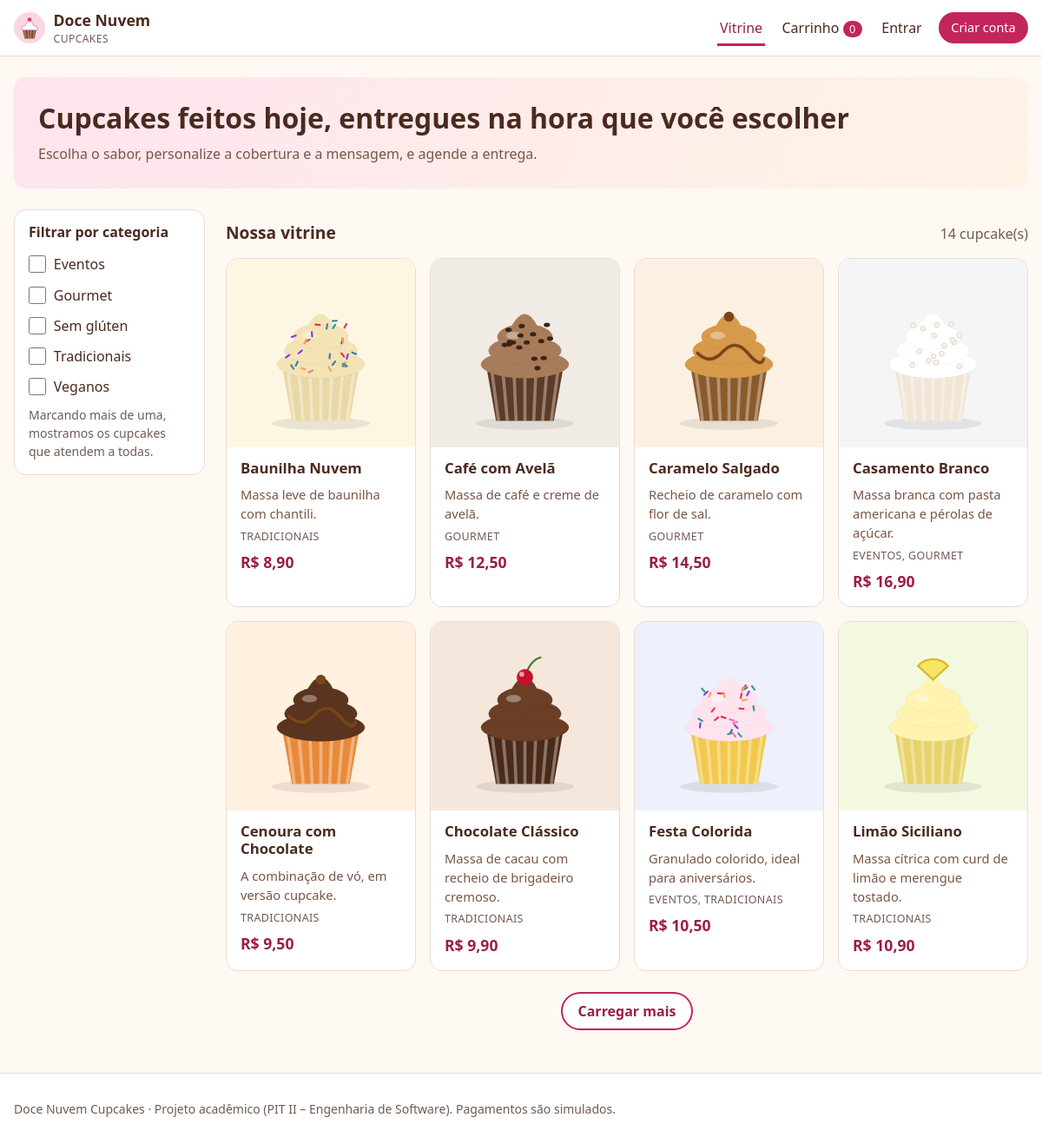
The page / on the database its author committed.
### tables this page shows
CREATE TABLE categorias (
    id     INT UNSIGNED NOT NULL AUTO_INCREMENT,
    nome   VARCHAR(50)  NOT NULL,
    PRIMARY KEY (id),
    UNIQUE KEY uk_categorias_nome (nome)
);

CREATE TABLE produtos (
    id             INT UNSIGNED   NOT NULL AUTO_INCREMENT,
    nome           VARCHAR(80)    NOT NULL,
    descricao      VARCHAR(100)   NOT NULL,
    preco          DECIMAL(10,2)  NOT NULL,
    estoque        INT UNSIGNED   NOT NULL DEFAULT 0,
    imagem         VARCHAR(255)   NULL,
    ativo          TINYINT(1)     NOT NULL DEFAULT 1,
    criado_em      DATETIME       NOT NULL DEFAULT CURRENT_TIMESTAMP,
    atualizado_em  DATETIME       NOT NULL DEFAULT CURRENT_TIMESTAMP ON UPDATE CURRENT_TIMESTAMP,
    PRIMARY KEY (id),
    KEY idx_produtos_ativo (ativo),
    CONSTRAINT ck_produtos_preco CHECK (preco > 0)
);

### app/Core/View.php (called while the page is built, shortened)
<?php
final class View
{
    public static function render(string $view, array $data = [], ?string $layout = 'layouts/main'): string
    {
        $data['errors'] ??= Session::pullErrors();
        $data['old'] ??= Session::pullOld();
        $content = self::renderFile($view, $data);
        return self::renderFile($layout, $data + ['content' => $content]);
    }
    private static function renderFile(string $view, array $data): string
    {
        $file = APP_PATH . '/Views/' . $view . '.php';
        extract($data, EXTR_SKIP);
        try {
            require $file;
        } catch (\Throwable $e) {
            ob_end_clean();
            throw $e;
        }
        return (string) ob_get_clean();
    }
    public static function partial(string $view, array $data = []): string
    {
        return self::renderFile('partials/' . $view, $data);
    }
}

### app/Controllers/ShopController.php (called while the page is built, shortened)
<?php
final class ShopController extends Controller
{
    public function index(): void
    {
        $selected = $this->selectedCategories();
        $page = (new Product())->paginate($selected, 1, self::PER_PAGE);
        $this->view('vitrine/index', [
            'title' => 'Vitrine',
            'categories' => (new Category())->all(),
            'selected' => $selected,
            'page' => $page,
        ]);
    }
    private function selectedCategories(): array
    {
        $raw = $this->request->query('categorias', []);
        return array_values(array_filter(array_map('intval', (array) $raw)));
    }
}

### public/index.php (called while the page is built, shortened)
<?php
require dirname(__DIR__) . '/app/bootstrap.php';
$request = Request::fromGlobals();
try {
    $router = new Router();
    $router->dispatch($request);
} catch (HttpException $e) {
    http_response_code($e->status);
    if ($request->wantsJson()) {
        header('Content-Type: application/json; charset=utf-8');
        echo json_encode(['erro' => $e->getMessage()], JSON_UNESCAPED_UNICODE);
    } else {
        echo View::render('errors/http', ['status' => $e->status, 'message' => $e->getMessage()]);
    }
} catch (Throwable $e) {
    $log = sprintf("[%s] %s: %s em %s:%d\n%s\n\n", date('Y-m-d H:i:s'), get_class($e), $e->getMessage(), $e->getFile(), $e->getLine(), $e->getTraceAsString());
    @file_put_contents(ROOT_PATH . '/storage/logs/app.log', $log, FILE_APPEND);
    http_response_code(500);
    $message = Config::bool('APP_DEBUG') ? $e->getMessage() : 'Algo deu errado do nosso lado. Já registramos o problema; tente novamente em instantes.';
    if ($request->wantsJson()) {
        header('Content-Type: application/json; charset=utf-8');
        echo json_encode(['erro' => $message], JSON_UNESCAPED_UNICODE);
    } else {
        try {
            echo View::render('errors/http', ['status' => 500, 'message' => $message]);
        } catch (Throwable) {
            echo '<h1>Erro 500</h1><p>' . e($message) . '</p>';
        }
    }
}

### app/Core/Config.php (called while the page is built, shortened)
<?php
final class Config
{
    private static array $values = [];
    public static function get(string $key, ?string $default = null): ?string
    {
        $env = getenv($key);
        if ($env !== false) {
            return $env;
        }
        return self::$values[$key] ?? $default;
    }
}

### app/Core/helpers.php (called while the page is built, shortened)
<?php
function e(mixed $value): string
{
    return htmlspecialchars((string) $value, ENT_QUOTES | ENT_SUBSTITUTE, 'UTF-8');
}
function url(string $path = '/'): string
{
    $base = rtrim((string) Config::get('BASE_PATH', ''), '/');
    return $base . '/' . ltrim($path, '/');
}
function asset(string $path): string
{
    return url('assets/' . ltrim($path, '/'));
}
function product_image(?string $image): string
{
    return str_starts_with($image, 'uploads/') ? url($image) : asset('img/produtos/' . $image);
}
function money(float|int|string $value): string
{
    return 'R$ ' . number_format((float) $value, 2, ',', '.');
}

### app/Models/Model.php (called while the page is built, shortened)
<?php
abstract class Model
{
    protected PDO $db;
    public function __construct(?PDO $db = null)
    {
        $this->db = $db ?? Database::connection();
    }
    protected function fetch(string $sql, array $params = []): ?array
    {
        $stmt = $this->db->prepare($sql);
        $stmt->execute($params);
        $row = $stmt->fetch();
        return $row === false ? null : $row;
    }
    protected function fetchAll(string $sql, array $params = []): array
    {
        $stmt = $this->db->prepare($sql);
        $stmt->execute($params);
        return $stmt->fetchAll();
    }
}

### app/Core/Database.php (called while the page is built, shortened)
<?php
final class Database
{
    private static ?PDO $pdo = null;
    public static function connection(): PDO
    {
        if (self::$pdo === null) {
            $dsn = sprintf(
                'mysql:host=%s;port=%s;dbname=%s;charset=utf8mb4',
                Config::get('DB_HOST', '127.0.0.1'),
                Config::get('DB_PORT', '3306'),
                Config::get('DB_NAME', 'cupcakes')
            );
            self::$pdo = new PDO($dsn, Config::get('DB_USER', 'root'), Config::get('DB_PASS', ''), [
                PDO::ATTR_ERRMODE => PDO::ERRMODE_EXCEPTION,
                PDO::ATTR_DEFAULT_FETCH_MODE => PDO::FETCH_ASSOC,
                PDO::ATTR_EMULATE_PREPARES => false,
            ]);
        }
        return self::$pdo;
    }
}

### app/Models/Category.php (called while the page is built, shortened)
<?php
final class Category extends Model
{
    public function all(): array
    {
        return $this->fetchAll(
            'SELECT c.id, c.nome, COUNT(pc.produto_id) AS total_produtos
               FROM categorias c
          LEFT JOIN produto_categoria pc ON pc.categoria_id = c.id
           GROUP BY c.id, c.nome
           ORDER BY c.nome'
        );
    }
}

### app/Core/Request.php (called while the page is built, shortened)
<?php
final class Request
{
    public function query(string $key, mixed $default = null): mixed
    {
        return $this->query[$key] ?? $default;
    }
}

### app/bootstrap.php (called while the page is built, shortened)
<?php
spl_autoload_register(static function (string $class): void {
    $prefix = 'App\\';
    $relative = str_replace('\\', '/', substr($class, strlen($prefix)));
    $file = APP_PATH . '/' . $relative . '.php';
});
require APP_PATH . '/Core/helpers.php';

### app/Models/Product.php (called while the page is built, shortened)
<?php
final class Product extends Model
{
    public function paginate(array $categoryIds = [], int $page = 1, int $perPage = 8, bool $onlyActive = true): array
    {
        $page = max(1, $page);
        $where = [];
        $params = [];
        if ($onlyActive) {
            $where[] = 'p.ativo = 1';
        }
        $categoryIds = array_values(array_unique(array_map('intval', $categoryIds)));
        $whereSql = $where ? 'WHERE ' . implode(' AND ', $where) : '';
        $total = (int) ($this->fetch("SELECT COUNT(*) AS total FROM produtos p $whereSql", $params)['total'] ?? 0);
        $offset = ($page - 1) * $perPage;
        $items = $this->fetchAll(
            "SELECT p.*, GROUP_CONCAT(c.nome ORDER BY c.nome SEPARATOR ', ') AS categorias
               FROM produtos p
          LEFT JOIN produto_categoria pc ON pc.produto_id = p.id
          LEFT JOIN categorias c ON c.id = pc.categoria_id
               $whereSql
           GROUP BY p.id
           ORDER BY (p.estoque = 0), p.nome
              LIMIT $perPage OFFSET $offset",
            $params
        );
        return [
            'items' => $items,
            'total' => $total,
            'page' => $page,
            'per_page' => $perPage,
            'has_more' => $offset + count($items) < $total,
        ];
    }
}

### app/Views/partials/product-card.php (the view, shortened to what this page needs)
<?php $available = (int) $p['estoque'] > 0; ?>
<article class="product-card<?= $available ? '' : ' is-unavailable' ?>">
    <a href="<?= url('produto/' . $p['id']) ?>" class="product-link">
        <div class="product-image">
            <img src="<?= e(product_image($p['imagem'])) ?>" alt="Cupcake <?= e($p['nome']) ?>" loading="lazy" width="300" height="300">
        </div>
        <div class="product-body">
            <h3><?= e($p['nome']) ?></h3>
            <p class="product-desc"><?= e($p['descricao']) ?></p>
            <?php if (!empty($p['categorias'])): ?><p class="product-cats"><?= e($p['categorias']) ?></p><?php endif; ?>
            <p class="price"><?= money($p['preco']) ?></p>
        </div>
    </a>
</article>

### app/Core/Router.php (shortened to what this page needs)
<?php
final class Router
{
    private array $routes = [];
    private function add(string $method, string $path, string $handler, array $middleware): void
    {
        $this->routes[] = compact('method', 'pattern', 'handler', 'middleware');
    }
    public function dispatch(Request $request): void
    {
        $pathMatched = false;
        foreach ($this->routes as $route) {
            if (!preg_match($route['pattern'], $request->path, $matches)) {
                continue;
            }
            $pathMatched = true;
            $params = array_map('intval', array_filter($matches, 'is_string', ARRAY_FILTER_USE_KEY));
            [$controllerName, $action] = explode('@', $route['handler']);
            $controller = new $class($request);
            $controller->{$action}(...array_values($params));
            return;
        }
        throw new HttpException($pathMatched ? 405 : 404);
    }
}

### app/Views/vitrine/index.php (shortened to what this page needs)
<section class="hero">
    <div>
        <h1>Cupcakes feitos hoje, entregues na hora que você escolher</h1>
        <p>Escolha o sabor, personalize a cobertura e a mensagem, e agende a entrega.</p>
    </div>
</section>
<section class="shop" aria-labelledby="titulo-vitrine">
    <aside class="filters" aria-labelledby="titulo-filtros">
        <h2 id="titulo-filtros">Filtrar por categoria</h2>
        <form id="filter-form" method="get" action="<?= url('/') ?>">
            <?php foreach ($categories as $c): ?>
                <label class="check">
                    <input type="checkbox" name="categorias[]" value="<?= (int) $c['id'] ?>" <?= in_array((int) $c['id'], $selected, true) ? 'checked' : '' ?>>
                    <?= e($c['nome']) ?>
                </label>
            <?php endforeach; ?>
            <p class="hint">Marcando mais de uma, mostramos os cupcakes que atendem a todas.</p>
        </form>
    </aside>
    <div class="shop-main">
        <div class="shop-head">
            <h2 id="titulo-vitrine">Nossa vitrine</h2>
            <p id="result-count" class="muted" aria-live="polite"><?= (int) $page['total'] ?> cupcake(s)</p>
        </div>
        <div id="product-grid" class="product-grid" data-api="<?= e(url('api/produtos')) ?>" data-page="1">
            <?php foreach ($page['items'] as $p): ?>
                <?= App\Core\View::partial('product-card', ['p' => $p]) ?>
            <?php endforeach; ?>
        </div>
        <div class="load-more">
            <button id="load-more" class="btn btn-secondary" <?= $page['has_more'] ? '' : 'hidden' ?>>Carregar mais</button>
            <div id="scroll-sentinel" aria-hidden="true"></div>
        </div>
    </div>
</section>

### rows shown on the page
categorias: nome "Eventos"
categorias: nome "Gourmet"
categorias: nome "Sem glúten"
categorias: nome "Tradicionais"
categorias: nome "Veganos"
produtos: id "14", imagem (picture), nome "Café com Avelã", descricao "Massa de café e creme de avelã.", categorias "GOURMET", preco "R$ 12,50"
produtos: imagem (picture), nome "Baunilha Nuvem", descricao "Massa leve de baunilha com chantili.", categorias "TRADICIONAIS", preco "R$ 8,90"
produtos: imagem (picture), nome "Caramelo Salgado", descricao "Recheio de caramelo com flor de sal.", categorias "GOURMET", preco "R$ 14,50"
produtos: imagem (picture), nome "Casamento Branco", descricao "Massa branca com pasta americana e pérolas de açúcar.", categorias "EVENTOS, GOURMET", preco "R$ 16,90"
produtos: imagem (picture), nome "Cenoura com Chocolate", descricao "A combinação de vó, em versão cupcake.", categorias "TRADICIONAIS", preco "R$ 9,50"
produtos: imagem (picture), nome "Chocolate Clássico", descricao "Massa de cacau com recheio de brigadeiro cremoso.", categorias "TRADICIONAIS", preco "R$ 9,90"
produtos: imagem (picture), nome "Festa Colorida", descricao "Granulado colorido, ideal para aniversários.", categorias "EVENTOS, TRADICIONAIS", preco "R$ 10,50"
produtos: imagem (picture), nome "Limão Siciliano", descricao "Massa cítrica com curd de limão e merengue tostado.", categorias "TRADICIONAIS", preco "R$ 10,90"
